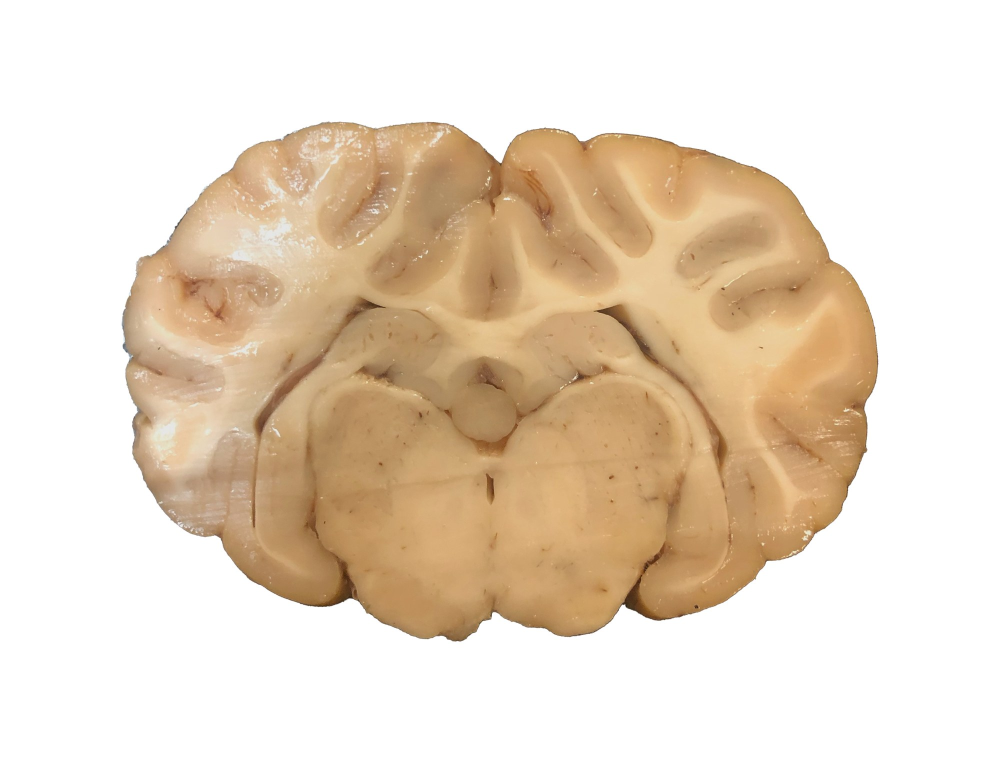
#> input picture images/clean/coronal-f.jpg, 2000 x 1526 px (shown at 1/2 size)
$ python -i extract-coronal-f.py   (imports and definitions only)
#> lines starting #> are read from the running program, lines starting #| are printed output that depends on the picture
#!/usr/bin/env python3
"""Recover the Coronal F plate from the teaching-atlas PDF.

Every other plate comes from a PNG master with the background already removed.
Coronal F has no master, but the atlas PDF embeds the original photograph
underneath its printed labels, so the unlabeled image can be pulled straight
out. The photo sits on a dark dissection surface, so the specimen is segmented
by color rather than by an alpha channel.

The photograph is tilted. `--rotate` sets how far it is turned before trimming,
in degrees clockwise. 5.0 reproduces the orientation of the printed plate;
larger values straighten the slice further. Marker positions are stored as
points in the original photograph and mapped through the same rotation, so the
three structures stay on the anatomy at any angle and the image is only ever
resampled once.

    python3 scripts/extract-coronal-f.py "/path/to/Coronal (Frontal) Sheep Brain Atlas.pdf"
    python3 scripts/extract-coronal-f.py "…/atlas.pdf" --rotate 7.5
"""
import argparse, io, json, math, pathlib, sys
import numpy as np
from PIL import Image
from scipy import ndimage

ROOT = pathlib.Path(__file__).resolve().parent.parent
MARGIN, MAX_DIM, QUALITY = 0.16, 2000, 88      # matches prepare-plates.py
DEFAULT_ROTATE = 5.0                            # the printed plate's orientation

# Where each structure sits in the original photograph, in its own pixels.
# Read from the printed plate at 5 degrees, then carried back to the source
# frame so any rotation can be applied without re-reading the atlas.
ANCHORS = {
    "inc_cor_superior_colliculus":       (1214.1, 1520.7),
    "inc_cor_coronal_cerebral_aqueduct": (1532.9, 2038.9),
    "inc_cor_tegmentum":                 (1491.7, 2396.9),
}
STRUCTURES = [
    ("inc_cor_superior_colliculus", "Superior Colliculus", "Gray Matter",
     "The rostral pair of swellings on the roof of the midbrain, involved in visual reflexes and orienting.",
     ["superior colliculi", "rostral colliculus", "optic tectum"], (0.22, 0.06)),
    ("inc_cor_coronal_cerebral_aqueduct", "Cerebral Aqueduct", "a Cavity",
     "The narrow channel through the midbrain connecting the third and fourth ventricles.",
     ["aqueduct", "aqueduct of sylvius"], (0.80, 0.94)),
    ("inc_cor_tegmentum", "Tegmentum", "Gray Matter",
     "The core of the midbrain beneath the colliculi, carrying cranial nerve nuclei and ascending and descending tracts.",
     ["midbrain tegmentum"], (0.22, 0.94)),
]


def specimen_mask(im):
    """The slice is warm and bright; the page paints pure white around it."""
    a = np.asarray(im).astype(int)
    R, B = a[..., 0], a[..., 2]
    m = (R > 140) & (R > B + 10) & (a.min(2) < 246)
    m = ndimage.binary_opening(ndimage.binary_closing(m, np.ones((9, 9))), np.ones((15, 15)))
    lab, n = ndimage.label(m)
    if not n:
        sys.exit("no specimen found in the embedded photograph")
    sizes = ndimage.sum(m, lab, range(1, n + 1))
    return ndimage.binary_fill_holes(lab == int(np.argmax(sizes)) + 1)


# [84 lines left out: functions geometry, main, not called in this run]


# [2 lines not run here, left out]

>>> import cv2
>>> picture = cv2.imread('../images/clean/coronal-f.jpg', cv2.IMREAD_GRAYSCALE)
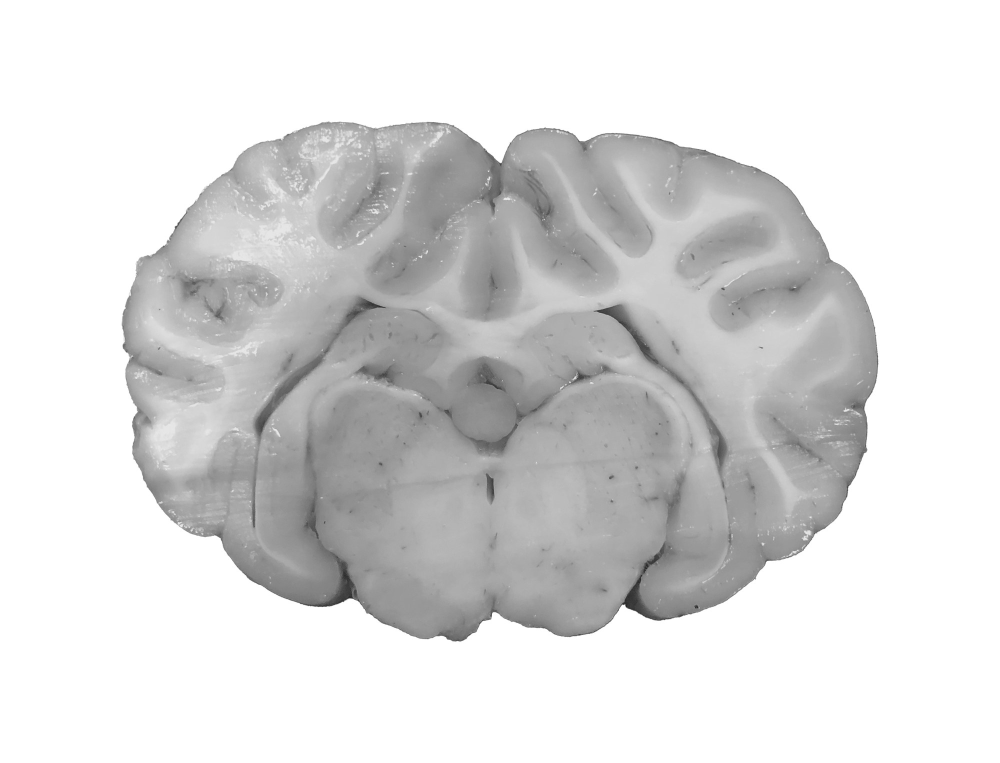
#> picture: shape (1526, 2000) (shown at 1/2 size); min 17, max 255, mean 218.7
>>> result = specimen_mask(picture)
#> in specimen_mask, `R, B = a[..., 0], a[..., 2]`: R = 1526 values from 255 to 255
#> (the run stopped early here; a loop or call above may not have finished)

$ run again, on images/clean/coronal-a.jpg
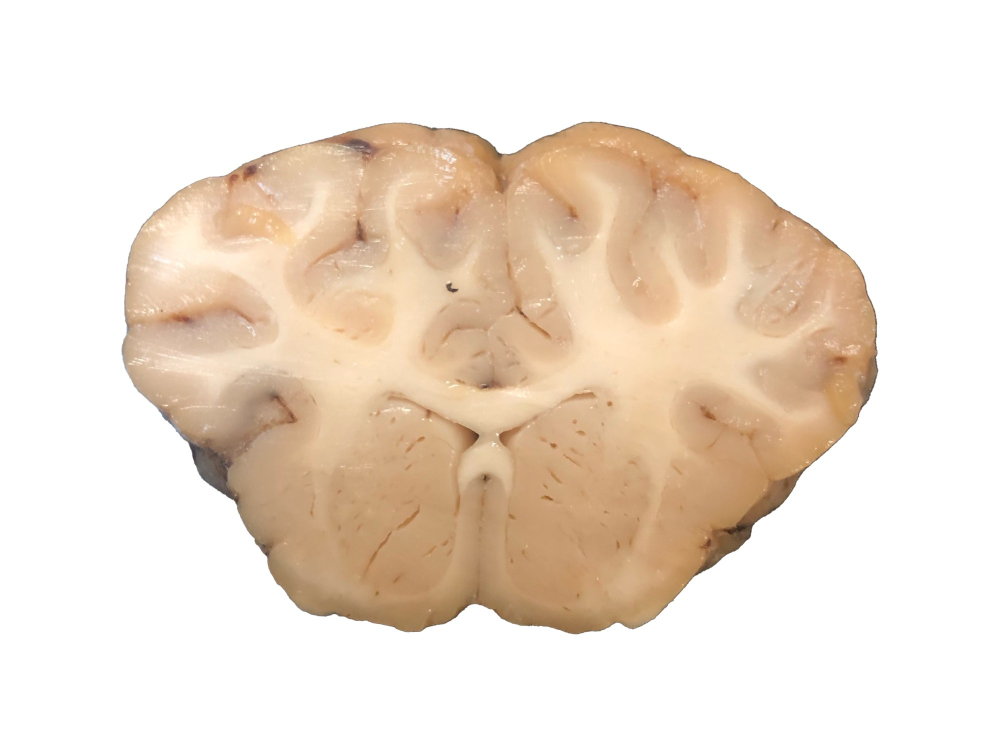
#> input picture images/clean/coronal-a.jpg, 2000 x 1512 px (shown at 1/2 size)
#> `picture = cv2.imread('../images/clean/coronal-f.jpg', cv2.IMREAD_GRAYS..`:
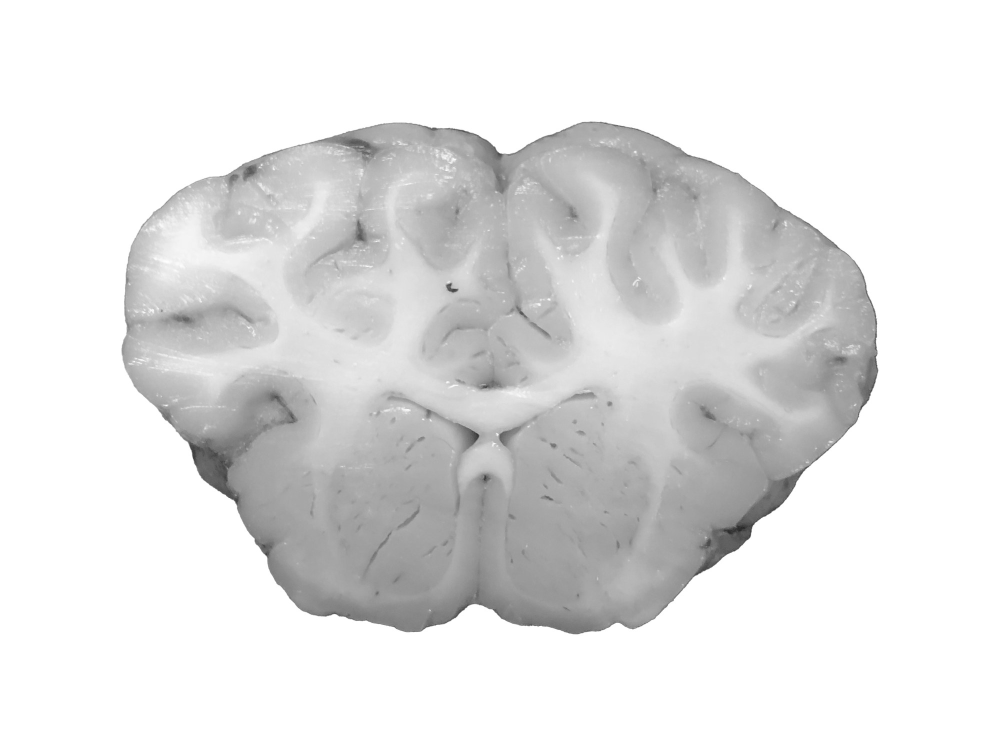
#> picture: shape (1512, 2000) (shown at 1/2 size); min 34, max 255, mean 226.7
#> R = 1512 values from 255 to 255
